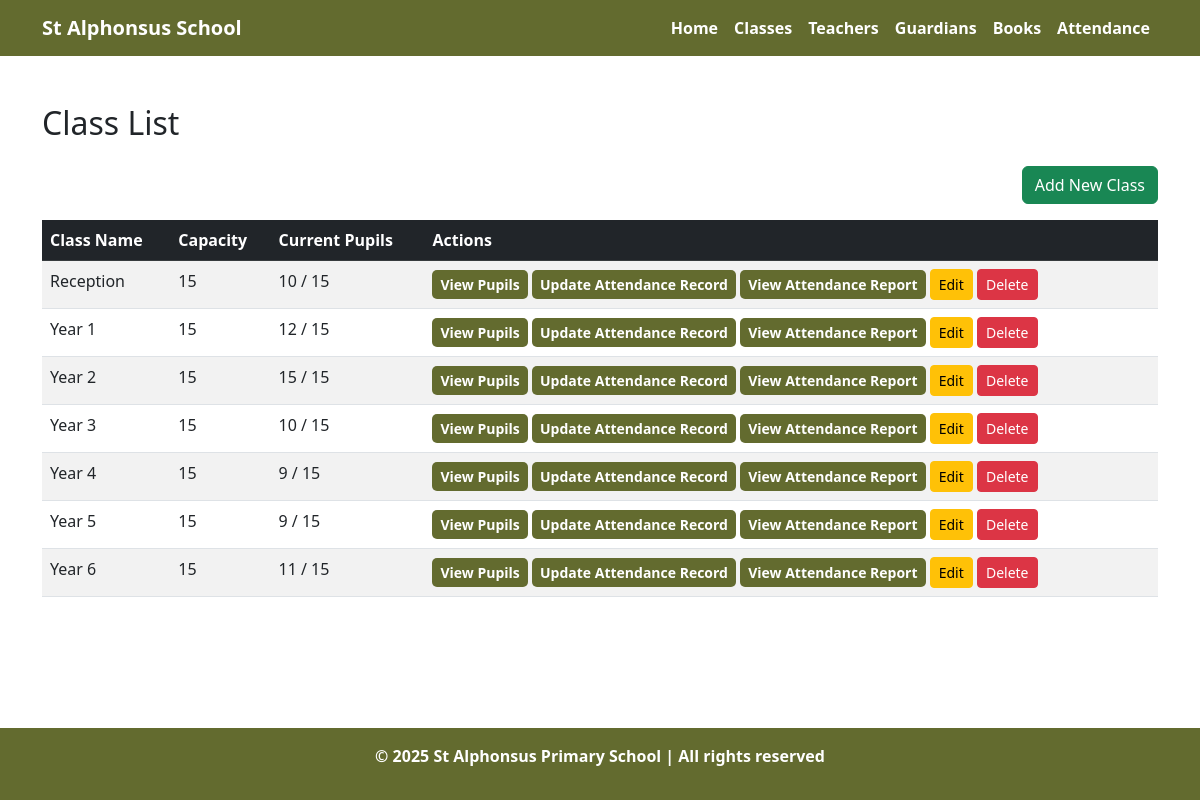
/view_classes.php, run on the app's committed database.
### tables this page shows
CREATE TABLE `classes` (
  `ClassID` int(11) NOT NULL,
  `ClassType` varchar(50) NOT NULL,
  `ClassName` varchar(50) NOT NULL,
  `ClassCapacity` int(11) NOT NULL,
  `ClassNotes` text DEFAULT NULL
);

### view_classes.php (the view, shortened to what this page needs)
<?php
include 'config.php';
include 'header.php';
$query = "
    SELECT
        c.ClassID,
        c.ClassName,
        c.ClassCapacity,
        (SELECT COUNT(*) FROM Pupils p WHERE p.ClassID = c.ClassID) AS pupil_count
    FROM Classes c
    ORDER BY c.ClassName ASC
";
$result = $conn->query($query);
?>
<div class="container mt-5">
    <h2 class="mb-4">Class List</h2>
    <div class="mb-3 text-end">
        <a href="add_class.php" class="btn btn-success">Add New Class</a>
    </div>
    <table class="table table-striped table-hover">
        <thead class="table-dark">
            <tr>
                <th>Class Name</th>
                <th>Capacity</th>
                <th>Current Pupils</th>
                <th>Actions</th>
            </tr>
        </thead>
        <tbody>
            <?php while ($row = $result->fetch_assoc()):  ?>
                <tr>
                    <td><?= htmlspecialchars($row['ClassName']) ?></td>
                    <td><?= $row['ClassCapacity'] ?></td>
                    <td><?= $row['pupil_count'] ?> / <?= $row['ClassCapacity'] ?></td>
                    <td>
                        <a href="pupils.php?class_id=<?= $row['ClassID'] ?>" class="btn btn-custom btn-sm">View Pupils</a>
                        <a href="Edit_Attendance.php?class_id=<?= $row['ClassID'] ?>" class="btn btn-custom btn-sm">Update Attendance Record</a>
                        <a href="View_Attendance.php?class_id=<?= $row['ClassID'] ?>" class="btn btn-custom btn-sm">View Attendance Report</a>
                        <a href="edit_class.php?id=<?= $row['ClassID'] ?>" class="btn btn-warning btn-sm">Edit</a>
                        <a href="delete_class.php?id=<?= $row['ClassID'] ?>" class="btn btn-danger btn-sm" onclick="return confirm('Are you sure?')">Delete</a>
                    </td>
                </tr>
            <?php endwhile;  ?>
        </tbody>
    </table>
</div>
<?php
include 'footer.php';
?>

### header.php (style rules this page uses)
html, body { height: 100%; margin: 0; display: flex; flex-direction: column; }
.btn-custom { background-color: #636b2f !important; color: white !important; border: none !important; border-radius: 5px; font-weight: bold; transition: all 0.3s ease; }

### data on the page
classes: ClassName "Reception", ClassCapacity "15", pupil_count "10"
classes: ClassName "Year 1", ClassCapacity "15", pupil_count "12"
classes: ClassName "Year 2", ClassCapacity "15", pupil_count "15"
classes: ClassName "Year 3", ClassCapacity "15", pupil_count "10"
classes: ClassName "Year 4", ClassCapacity "15", pupil_count "9"
classes: ClassName "Year 5", ClassCapacity "15", pupil_count "9"
classes: ClassName "Year 6", ClassCapacity "15", pupil_count "11"
